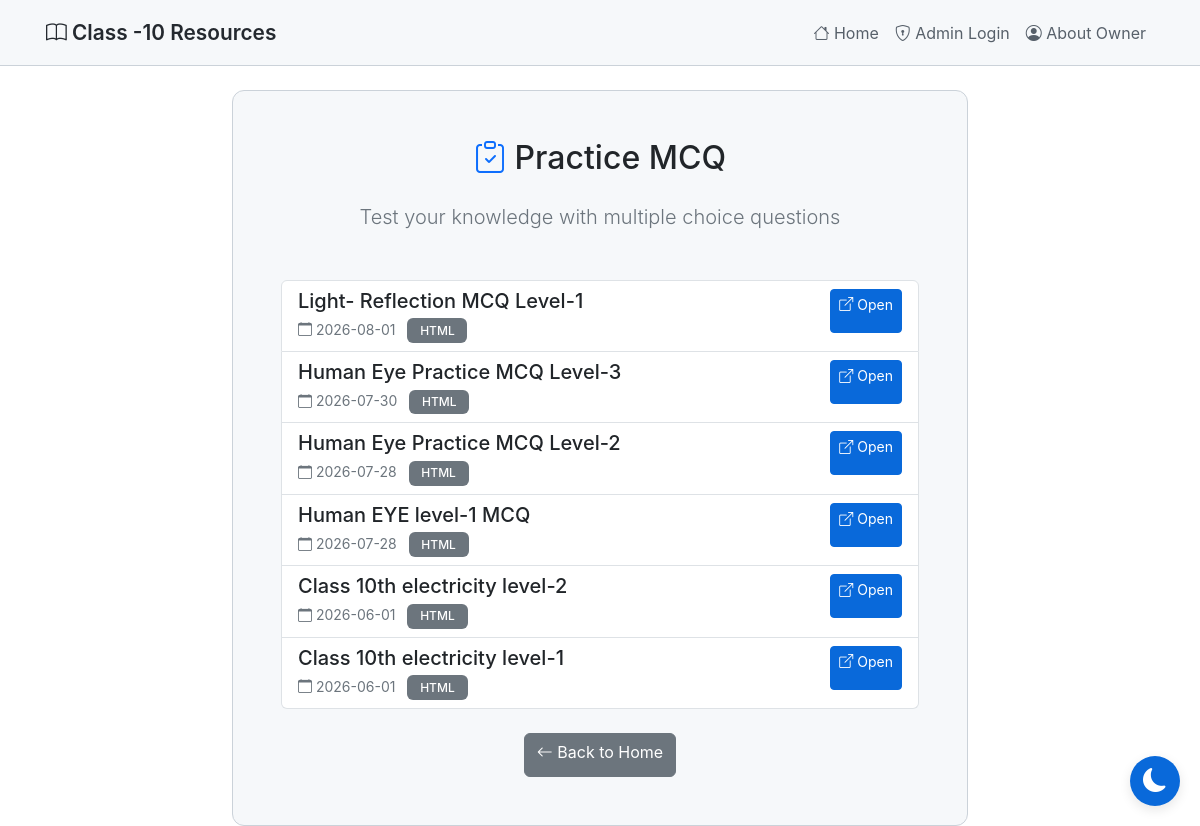
Before: /practice-mcq with the older database file.
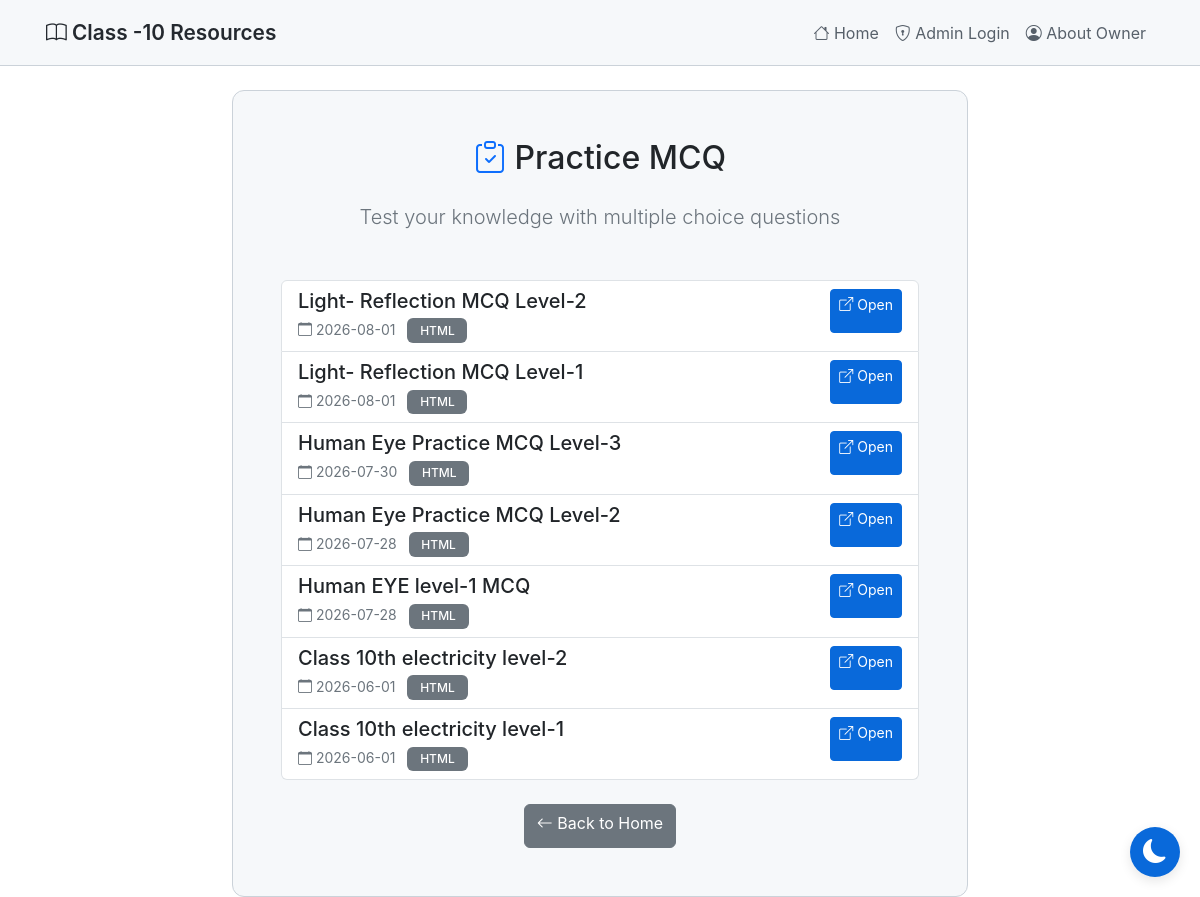
After: the same page with the newer database file.
### tables this page shows
CREATE TABLE mcq_quizzes
                 (id INTEGER PRIMARY KEY AUTOINCREMENT,
                  title TEXT NOT NULL,
                  details TEXT,
                  filename TEXT NOT NULL,
                  file_type TEXT NOT NULL,
                  created_at TIMESTAMP DEFAULT CURRENT_TIMESTAMP);

### app.py (the view)
@app.route('/practice-mcq')
def practice_mcq():
    conn = sqlite3.connect('database.db')
    conn.row_factory = sqlite3.Row
    c = conn.cursor()
    c.execute('SELECT * FROM mcq_quizzes ORDER BY created_at DESC')
    quizzes = c.fetchall()
    conn.close()
    is_admin = 'admin' in session
    return render_template('practice_mcq.html', quizzes=quizzes, is_admin=is_admin)

### templates/practice_mcq.html (shortened to what this page needs)
{% extends "base.html" %}
{% block content %}
<div class="row justify-content-center mt-4">
    <div class="col-md-10 col-lg-8">
        <div class="card">
            <div class="card-body p-5">
                <h2 class="text-center mb-4">
                    <i class="bi bi-clipboard-check text-primary"></i> Practice MCQ
                </h2>
                <div class="text-center mb-5">
                    <p class="lead text-secondary">Test your knowledge with multiple choice questions</p>
                </div>
                {% if quizzes %}
                <div class="list-group">
                    {% for quiz in quizzes %}
                    <div class="list-group-item list-group-item-action">
                        <div class="d-flex justify-content-between align-items-start gap-3">
                            <div class="flex-grow-1">
                                <h5 class="mb-1">{{ quiz['title'] }}</h5>
                                <small class="text-secondary">
                                    <i class="bi bi-calendar"></i> {{ quiz['created_at'][:10] }}
                                </small>
                                <span class="badge bg-secondary ms-2 text-uppercase">{{ quiz['file_type'] }}</span>
                            </div>
                            <div class="d-flex align-items-center gap-2">
                                <a href="{{ url_for('view_mcq', id=quiz['id']) }}" class="btn btn-sm btn-primary" target="_blank">
                                    <i class="bi bi-box-arrow-up-right"></i> Open
                                </a>
                            </div>
                        </div>
                    </div>
                    {% endfor %}
                </div>
                {% else %}
                <div class="alert alert-info text-center">
                    <i class="bi bi-info-circle"></i>
                    <h5 class="mt-2">No MCQ quizzes yet!</h5>
                    <p class="mb-0">Check back soon for new practice sets.</p>
                </div>
                {% endif %}
                <div class="text-center mt-4">
                    <a href="{{ url_for('index') }}" class="btn btn-secondary">
                        <i class="bi bi-arrow-left"></i> Back to Home
                    </a>
                </div>
            </div>
        </div>
    </div>
</div>
{% endblock %}

Changed rows visible on the page:
added mcq_quizzes: title "Light- Reflection MCQ Level-2", created_at "2026-08-01", file_type "HTML"
